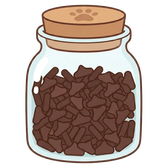
#> input picture assets/stations/topping_choco.png, 168 x 168 px, found by its file name
$ python preview_toppings.py
#> lines starting #> are read from the running program, lines starting #| are printed output that depends on the picture
from PIL import Image
import os

brain = r'C:\Users\Jonatan Agustín\.gemini\antigravity\brain\fa180234-e6eb-4c98-97ce-4ce2d3743b2b'

toppings = ['topping_choco.png', 'topping_glazing.png', 'topping_sprinkles.png']
for fname in toppings:
    src = os.path.join(brain, fname)
    if os.path.exists(src):
        img = Image.open(src).convert('RGBA')
#> img is the input picture: PIL image 168x168 RGBA; mean R, G, B, A 89.8, 73.9, 66, 146.6
        bg = Image.new('RGBA', img.size, (180, 180, 180, 255))
        bg.paste(img, mask=img.split()[3])
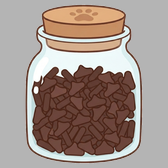
#> bg: PIL image 168x168 RGBA; mean R, G, B, A 162.3, 147, 139.4, 254.1; transparent parts drawn white
        out = os.path.join(brain, fname.replace('.png', '_check.png'))
        bg.convert('RGB').save(out)
        print('OK: ' + fname)
    else:
        print('FALTA: ' + fname)
#> pass 2 of the loop `for fname in toppings:`:
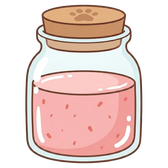
#> input picture assets/stations/topping_glazing.png, 168 x 168 px, found by its file name
#> img is the input picture: PIL image 168x168 RGBA; mean R, G, B, A 130, 105.8, 99.9, 146.6
#> `bg.paste(img, mask=img.split()[3])`:
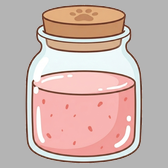
#> bg: PIL image 168x168 RGBA; mean R, G, B, A 202.4, 179, 173.3, 254.1; transparent parts drawn white
#> pass 3 of the loop `for fname in toppings:`:
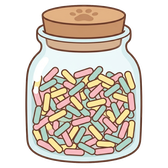
#> input picture assets/stations/topping_sprinkles.png, 168 x 168 px, found by its file name
#> img is the input picture: PIL image 168x168 RGBA; mean R, G, B, A 115.3, 104.5, 93.4, 146.6
#> `bg.paste(img, mask=img.split()[3])`:
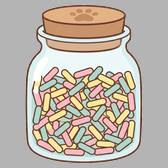
#> bg: PIL image 168x168 RGBA; mean R, G, B, A 187.6, 177.6, 166.7, 254.1; transparent parts drawn white
print('DONE')
